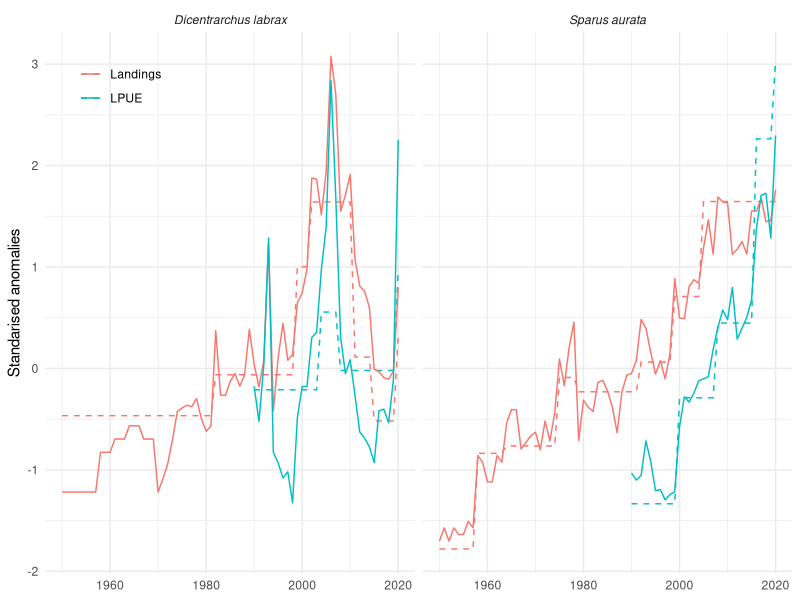

The R script that drew this image: (Note: this script raises an error after producing the figure.)
library(tidyverse)
library(lmtest)
theme_set(theme_minimal())
rm(list = ls())
### Read results from excel Radionov---

# Catches---
res_all <-
  bind_rows(
    Seabream = readxl::read_xlsx('data/regime_shift_results_catch.xlsx', sheet = 'ton_anom_seabream'),
    Seabass = readxl::read_xlsx('data/regime_shift_results_catch.xlsx', sheet = 'ton_anom_seabass'),
    .id = "Species"
  ) %>%
  group_by(Species) %>%
  mutate(
    cum_RIS = cumsum(RSI),
    mean_RSI = mean(cum_RIS),
    anom_RSI = cum_RIS - mean_RSI
  ) %>%
  ungroup() %>% 
  select(-contains("..."))


## LPUE### -----
res_all_lpue <-
  bind_rows(
    Seabream = readxl::read_xlsx('data/lpue_regime_shift_results.xlsx', sheet = 'ton_anom_seabream'),
    Seabass = readxl::read_xlsx('data/lpue_regime_shift_results.xlsx', sheet = 'ton_anom_seabass'),
    .id = "Species"
  ) %>%
  group_by(Species) %>%
  mutate(
    cum_RIS = cumsum(RSI),
    mean_RSI = mean(cum_RIS, na.rm = T),
    anom_RSI = cum_RIS - mean_RSI
  ) %>%
  ungroup() %>% 
  select(-contains("..."))


## Todas juntas----
figure_3 <- 
bind_rows("Landings" = res_all, "LPUE" = res_all_lpue, .id = 'Type') %>%
  mutate(Species = fct_recode(Species, `Sparus aurata` = "Seabream", `Dicentrarchus labrax` = "Seabass")) %>% 
  ggplot() +
  geom_line(aes(Year, y = anom_RSI, color = Type), lty = 2) +
  geom_line(aes(Year, ton_anom, color = Type)) +
  scale_color_discrete(name = NULL) +
  theme(legend.position = c(.1,.9),
        strip.text = element_text(face = 'italic'))+ 
  xlab(label = NULL) +
  ylab(label = 'Standarised anomalies') +
  facet_wrap(~Species)

figure_3
ggsave(plot = figure_3,
       filename = 'figures/figure_3_rsi_plots.png',
       device = 'png',
       width = 7,
       height = 3,
       bg = 'white')

